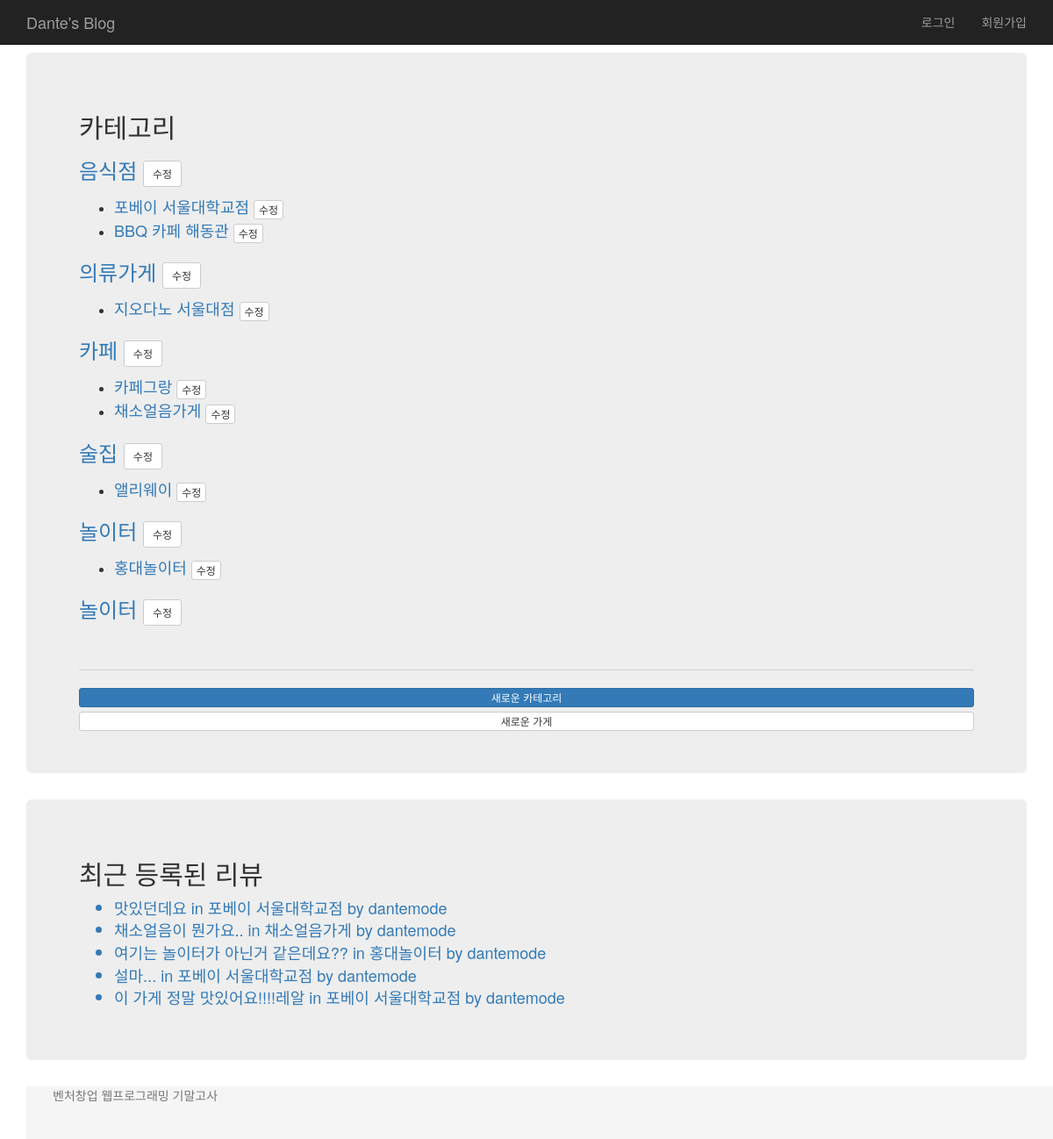
/blog/, run on an earlier commit of the app's database.
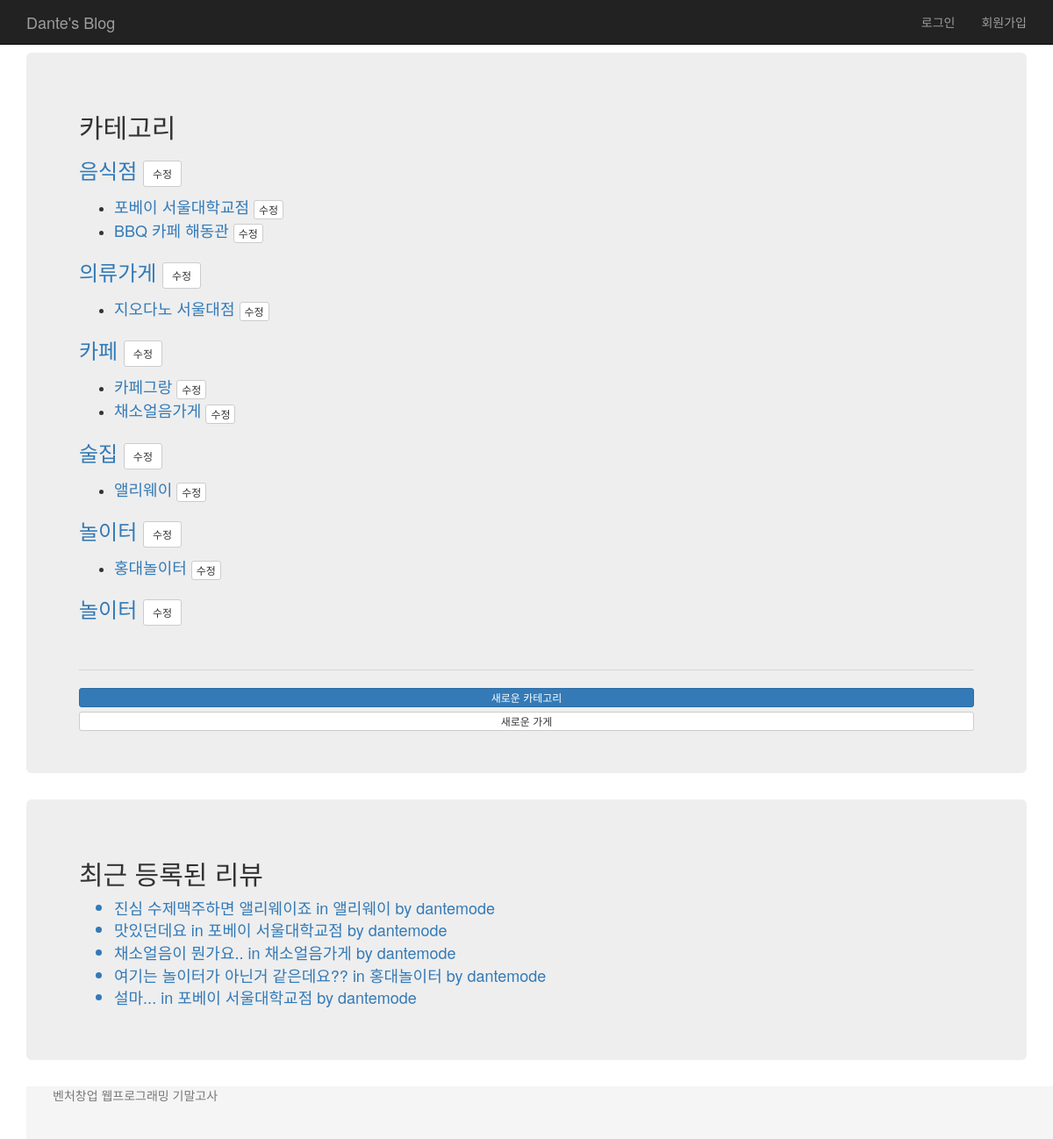
And on a later commit of the database.
### blog/models.py (models this page shows, shortened)
class Category(models.Model):
    title = models.CharField(max_length=100)
    created_at = models.DateTimeField(auto_now_add=True)
    updated_at = models.DateTimeField(auto_now=True)

class Shop(models.Model):
    category = models.ForeignKey(Category)
    title = models.CharField(max_length=100)
    number = models.CharField(max_length=20)
    address = models.CharField(max_length=100)
    about = models.TextField()
    photo1 = models.ImageField()
    photo2 = models.ImageField(blank=True)
    photo3 = models.ImageField(blank=True)
    created_at = models.DateTimeField(auto_now_add=True)
    updated_at = models.DateTimeField(auto_now=True)
    def __str__(self):
        return self.title

class Review(models.Model):
    shop = models.ForeignKey(Shop)
    user = models.ForeignKey(settings.AUTH_USER_MODEL)
    message = models.TextField()
    photo = models.ImageField(blank=True)
    created_at = models.DateTimeField(auto_now_add=True)
    updated_at = models.DateTimeField(auto_now=True)

### blog/views.py (the view)
def index(request):
    category_list = Category.objects.all()
    review_list = Review.objects.all().order_by('-created_at')
    return render(request, 'blog/index.html', {
        'category_list' : category_list,
        'review_list' : review_list,
        })

### blog/templates/blog/index.html
{% extends 'blog/base.html' %}
{% block content %}
<div class="container">
    <div class="jumbotron">
        <h2>카테고리</h2>
          {% for category in category_list %}
          <a href="{% url 'blog:category_detail' category.pk %}">
            <h3>{{category.title}}
              <a href="{% url 'blog:category_edit' category.pk %}" class="btn btn-sm btn-default">
                수정
              </a>
            </h3>
          </a>
          <ul>
            {% for shop in category.shop_set.all %}
              <a href="{% url 'blog:shop_detail' shop.pk %}" style="font-size: 18px;">
              <li>{{ shop.title }}
                <a href="{% url 'blog:shop_edit' shop.pk %}" class="btn btn-xs btn-default">
                수정
                </a>
              </li>
              </a>
            {% endfor %}
          </ul>
          {% endfor %}
          <br>
          <hr>
          <a href="{% url 'blog:category_new' %}" class="btn btn-xs btn-primary btn-block">새로운 카테고리</a>
          <a href="{% url 'blog:shop_new' %}" class="btn btn-xs btn-default btn-block">새로운 가게</a>
    </div>
    <div class="jumbotron">
    <h2>최근 등록된 리뷰</h2>
      <ul>
      {% for review in review_list|slice:":5" %}
        <a href="{% url 'blog:shop_detail' review.shop.pk %}" style="font-size: 18px;">
          <li>{{ review.message }} in {{ review.shop }} by {{ review.user }}</li>
        </a>
      {% endfor %}
</div>
{% endblock %}

What changed in the data, as far as the page shows it:
no longer on this page (row unchanged): Review: message "이 가게 정말 맛있어요!!!!레알", shop "포베이 서울대학교점", user "dantemode"
added Review: message "진심 수제맥주하면 앨리웨이죠", shop "앨리웨이", user "dantemode"
